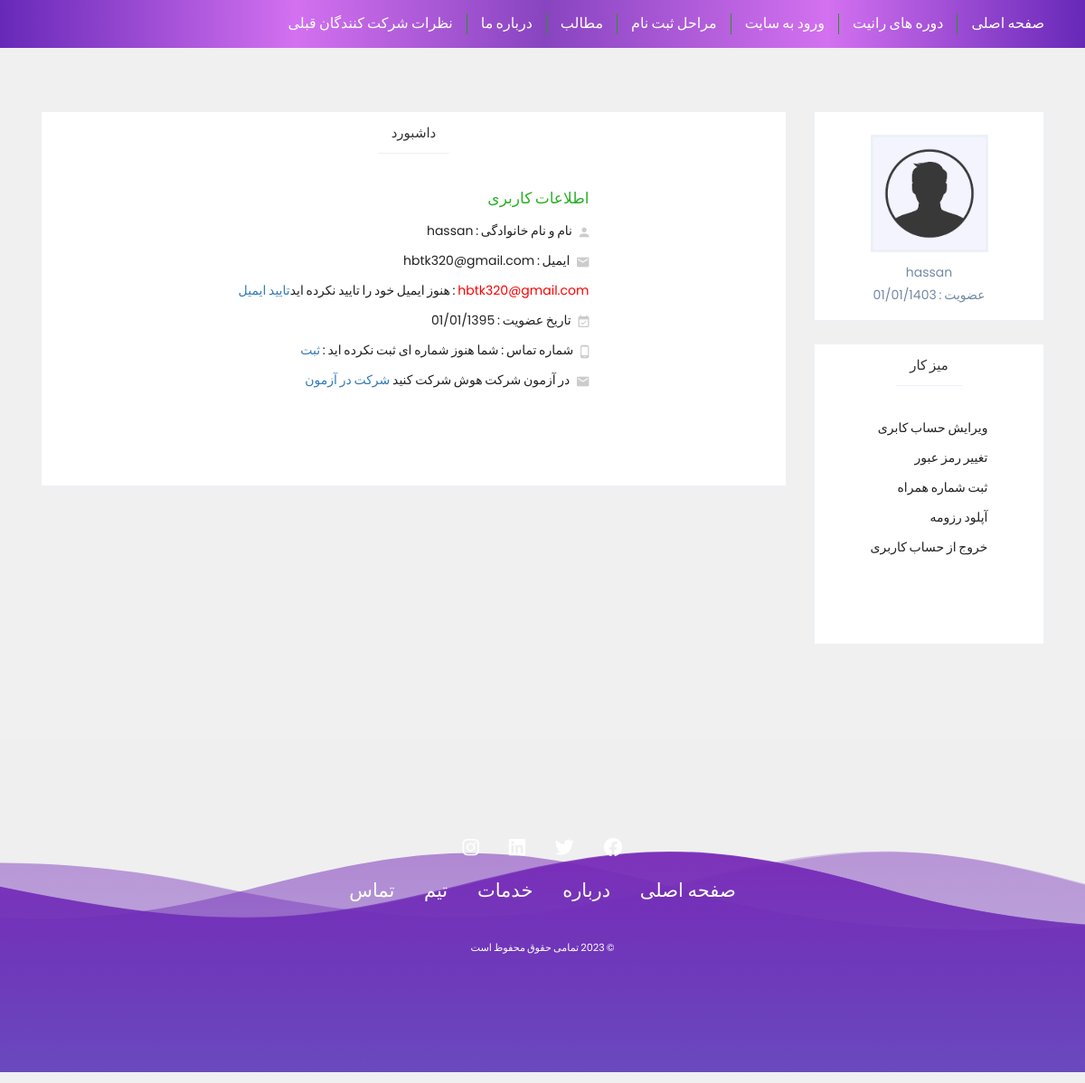
/user/account (signed in), run on the app's committed database.
### runnit_project/models.py (models this page shows, shortened)
class User(db.Model):
    user_id = db.Column(db.Integer, primary_key=True)
    firstname = db.Column(db.String(50), nullable=False)
    lastname = db.Column(db.String(50), nullable=False)
    email = db.Column(db.String(100), unique=True, nullable=False)
    email_verified = db.Column(db.Boolean, default=False)
    phone_number = db.Column(db.String(15), nullable=True)
    profile_pic = db.Column(db.String(200))
    resume = db.Column(db.String(150), nullable=True)  # Stores the resume file path
    resume_approved = db.Column(SQLAEnum(ResumeStatus), nullable=True)
    iqtest_score = db.Column(db.Integer, nullable=True)
    _password = db.Column(db.String(250), nullable=False)
    is_admin = db.Column(db.Boolean, default=False)
    is_superuser = db.Column(db.Boolean, default=False)
    is_authenticated = db.Column(db.Boolean, default=False)
    posts = db.relationship('Post', backref='user', lazy=True)
    comments = db.relationship('Comment', backref='user', lazy=True)
    ratings = db.relationship('Rating', backref='user', lazy=True)
    resume = db.relationship("Resume", back_populates="user", uselist=False)  # uselist=False ensures one-to-one
    course = db.relationship('Course', backref='user', lazy=True)
    iqtest = db.relationship('IQTest', backref='user', lazy=True)
    type = db.Column(db.String(50))
    @property
    def password(self):
        raise AttributeError("password is not a readable attribute")

class Superuser(User):
    def __init__(self, firstname, lastname, email, password, **kwargs):
        super().__init__(firstname=firstname, lastname=lastname, email=email, password=password, **kwargs)
        self.is_superuser = True

### runnit_project/routes.py (the view)
@login_required
@app.route('/user/account')
def user_account():
    user_id= session['user_id']
    user = User.query.filter_by(user_id = user_id).first()
    return render_template("account.html",user = user)

### run.py (called while the page is built, shortened)
@app.before_request
def create_initials():
    if not "language" in session:
        session["language"] = 'fa'
    global initialization_done

### runnit_project/templates/account.html (shortened to what this page needs)
{% extends './shared/base.html' %}
{% block content %}
<main>
    <div class="container">
        <div class="user-account">
            <div class="row">
                <div class="col-md-3 col-sm-4 col-xs-12">
                    <aside>
                        <div class="avatar-layer">
                            <div class="img-layer">
                                <img src="{{ url_for('static', filename=user.profile_pic.replace('static/', '').replace('runnit_project/', '').replace('\\', '/')) }}">
                            </div>
                            <div class="detail">
                                <span>  {{user.firstname}}</span>
                                <span> عضویت : 01/01/1403 </span>
                            </div>
                        </div>
                        <section>
                            <header><h3> میز کار </h3></header>
                            <div class="inner">
                                <ul>
                                    <li><a href=""> ویرایش حساب کابری </a></li>
                                    <li><a href=""> تغییر رمز عبور </a></li>
                                    <li><a href="{{url_for('enter_phone')}}"> ثبت شماره همراه</a></li>
                              <li><a href="{{url_for('upload_resume')}}"> {% if user.resume %}آپدیت رزومه{% else %} آپلود رزومه{% endif %}
                                        </a></li>
                                    <li><a href="{{url_for('logout')}}"> خروج از حساب کاربری </a></li>
                                </ul>
                            </div>
                        </section>
                    </aside>
                </div>
                <div class="col-md-9 col-sm-8 col-xs-12">
                    <section class="user-account-content">
                        <header><h1> داشبورد </h1></header>
                        <div class="inner">
                            <div class="account-information">
                                <h3> اطلاعات کاربری </h3>
                                <ul>
                                    <li> <i class="zmdi zmdi-account"></i> نام و نام خانوادگی : {{user.firstname}} {{user.latname}} </li>
                                    <li> <i class="zmdi zmdi-email"></i> ایمیل : {{user.email}}</li>
                                    <li>{% if user.email_verified == false %} <span style="color:red;" > {{user.email}}</span> : هنوز ایمیل خود را تایید نکرده اید<a href="{{url_for('verify_email')}}">تایید ایمیل</a> {% else %}<span style="color:green;" >ایمیل تایید شده</span>{% endif %}</li>
                                    <li> <i class="zmdi zmdi-calendar-check"></i> تاریخ عضویت : 01/01/1395 </li>
                                    <li> <i class="zmdi zmdi-smartphone-android"></i> شماره تماس : {%if user.phone %}{{user.phone}}{% else %}شما هنوز شماره ای ثبت نکرده اید : <a href="{{url_for('enter_phone')}}"> ثبت </a>{% endif %}</li>
                                    <li> <i class="zmdi zmdi-email"></i>{% if user.iqtest_score or user.iqtest_score == 0 %}نمره شما در تست : {{user.iqtest_score}} </li>{% else %} در آزمون شرکت هوش شرکت کنید <a href="{{url_for('submit_iq_test',user_id = user.user_id)}}">شرکت در آزمون</a>{% endif %}
                                </ul>
                            </div>
                        </div>
                    </section>
                </div>
            </div>
        </div>
    </div>
</main>
{% endblock %}

### runnit_project/templates/shared/base.html (shortened to what this page needs)
<!DOCTYPE html>
<html lang="fa">
<head>
    <link href="https://cdn.jsdelivr.net/npm/bootstrap@5.3.3/dist/css/bootstrap.min.css" rel="stylesheet"
>
    {% include "./shared/_headerREF.html" %}
</head>
<body>
    {% include "./shared/HeaderComponent2.html" %}
    <main style="min-height: calc(100vh - 200px);">
        {% block content %}{% endblock %}
    </main>
    {% include "./shared/FooterComponent.html" %}
</body>
</html>

### runnit_project/templates/shared/_headerREF.html (shortened to what this page needs)
<link rel="stylesheet" type="text/css" href="./../../static/css/bootstrap.min.css">
<link rel="stylesheet" type="text/css" href="./../../static/css/bootstrap-rtl.min.css">
<link rel="stylesheet" type="text/css" href="./../../static/css/material-design-iconic-font.min.css">
<link rel="stylesheet" type="text/css" href="./../../static/css/style.css">

### runnit_project/templates/shared/HeaderComponent2.html (shortened to what this page needs)
<div class="main-menu">
    <div class="container">
        <nav>
            <ul>
                <li><a href="{{ url_for('home') }}">صفحه اصلی  </a>
                </li>
                <li><a href="{{ url_for('courses') }}"> دوره های رانیت </a>
                </li>
                <li><a href="{{url_for('login')}}"> ورود به سایت</a></li>
                <li><a href="{{url_for('signup')}}">  مراحل ثبت نام </a>
                </li>
                <li><a href="{{url_for('all_posts')}}"> مطالب  </a></li>
                <li><a href="{{url_for('about_us')}}">  درباره ما </a></li>
                <li><a href="{{url_for('recent_users_comments')}}"> نظرات شرکت کنندگان قبلی  </a></li>
            </ul>
        </nav>
    </div>
</div>

### runnit_project/templates/shared/FooterComponent.html (shortened to what this page needs)
<!DOCTYPE html>
<html dir="rtl" lang="fa-IR">
<head>
    <link rel="stylesheet" type="text/css" href="./../../static/css/style3.css">
    <link rel="stylesheet" href="https://cdnjs.cloudflare.com/ajax/libs/font-awesome/6.4.0/css/all.min.css" />
</head>
<body>
    <footer>
        <div class="background">
        </div>
        <section>
            <ul class="socials">
                <li><a href="#" class="fa-brands fa-facebook"></a></li>
                <li><a href="#" class="fa-brands fa-twitter"></a></li>
                <li><a href="#" class="fa-brands fa-linkedin"></a></li>
                <li><a href="#" class="fa-brands fa-instagram"></a></li>
            </ul>
            <ul class="links">
                <li><a href="#">صفحه اصلی</a></li>
                <li><a href="#">درباره</a></li>
                <li><a href="#">خدمات</a></li>
                <li><a href="#">تیم</a></li>
                <li><a href="#">تماس</a></li>
            </ul>
            <p class="legal">© 2023 تمامی حقوق محفوظ است</p>
        </section>
    </footer>
</body>
</html>

### runnit_project/static/css/style.css (style rules this page uses)
html { overflow-x: hidden; }
body { margin: 0; padding: 0; font-family: 'BYekan'; font-size: 14px; word-spacing: -1px; background-color: #fff }
a:link,a:hover,a:active { text-decoration: none; outline: 0 !important }
i,span,label,a { display: inline-block; font-weight: normal; }
ul { list-style: none !important; list-style-type: none !important; margin: 0; padding: 0 }
h1,h2,h3,h4,h5,h6 { font-size: 15px; margin: 0; padding: 0 }
img { max-width: 100% }
a,i,input[type="submit"], form button { -webkit-transition : all 0.2s linear 0s; -moz-transition : all 0.2s linear 0s; -ms-transition : all 0.2s linear 0s; -o-transition : all 0.2s linear 0s; transition : all 0.2s linear 0s }
.main-menu { background-image:linear-gradient(270deg, #6728b8, #cf5ff0e0 23.78%, #7728b8db 49.83%, #cf5ff0e0 72.74%, #6728b8); position: relative; }
.main-menu nav { position: relative; }
.main-menu nav > ul > li { float: right; padding: 15px 0; position: relative; }
.main-menu nav > ul > li:first-child a { padding-right: 0 }
.main-menu nav > ul > li > a { color: #fff; padding: 0 15px; border-left: 1px solid #20991d; font-size: 16px }
.main-menu nav > ul > li:last-child > a { border-left: 0 }
main { padding: 35px 0 45px }
.user-account aside > section, .user-account .avatar-layer { border:1px solid #ecf1f8; margin-bottom: 25px; background-color: #fff }
.user-account .avatar-layer .img-layer { margin: 25px auto 0; position: relative; z-index: 1; width: 130px; height: 130px; position: relative; display: -webkit-box; display: -webkit-flex; display: -ms-flexbox; display: flex; -webkit-box-align: center; -webkit-align-items: center; -ms-flex-align: center; align-items: center; -webkit-box-pack: center; -webkit-justify-content: center; -ms-flex-pack: center; justify-content: center; }
.user-account .avatar-layer .img-layer img { width: 130px; height: 130px; border:3px solid #ecf1f8; z-index: 1; position: relative; }
.user-account .avatar-layer .detail { width: 100%; padding: 10px 0 15px; text-align: center; }
.user-account .avatar-layer .detail span { font-size: 14px; word-spacing: -1px; line-height: 25px; color: #7389a3; display: block; }
.user-account aside > section header { padding: 5px 15px; border-bottom: 1px solid #ecf1f8 }
.user-account aside > section header h3 { font-size: 15px; line-height: 35px; }
.user-account aside > section .inner { padding: 10px 15px }
.user-account aside > section .inner ul li a { display: block; font-size: 14px; line-height: 25px; padding: 4px 0; color: #222 }
.user-account .user-account-content { border:1px solid #ecf1f8; margin-bottom: 25px; background-color: #fff; }
.user-account .user-account-content > header { padding: 5px 15px; border-bottom: 1px solid #ecf1f8 }
.user-account .user-account-content > header h1 { font-size: 15px; line-height: 35px; }
.user-account .user-account-content .inner { padding: 20px }
.user-account .user-account-content .inner .account-information h3 { font-size: 17px; margin-bottom: 10px; color: #2aaf27 }
.user-account .user-account-content .inner .account-information ul li { display: block; font-size: 14px; line-height: 25px; padding: 4px 0; color: #222 }
.user-account .user-account-content .inner .account-information ul li i { margin-left: 5px; position: relative; top: 3px; font-size: 16px; color: #ccc }

### runnit_project/static/css/style3.css (style rules this page uses)
svg { position: absolute; top: 0; left: 0; width: 100%; height: 100%; transform: scaleY(3) scaleX(2.25); transform-origin: bottom; box-sizing: border-box; display: block; pointer-events: none; }
footer { position: relative; left: 0; bottom: 12px; display: flex; width: 100%; height: 370px; }
section { display: flex; flex-direction: column; justify-content: flex-end; gap: 30px; padding-bottom: 80px; padding-left: 60px; width: 100%; }
@media (width > 420px) { section { align-items: center; padding-left: 0; gap: 20px; } }
@media (width > 420px) { .links { gap: 20px; } }

### runnit_project/templates/shared/FooterComponent.html (style rules this page uses)
body { font-family: 'Poppins', sans-serif; margin: 0; padding: 0; background-color: #f0f0f0; }
footer { position: relative; color: white; text-align: center; padding: 40px 0; background: rgba(113, 81, 126, 0.002); }
.background { position: absolute; top: 0; left: 0; width: 100%; height: 100%; overflow: hidden; z-index: -1; }
.socials, .links { list-style: none; padding: 0; margin: 0; }
.socials li, .links li { display: inline; margin: 0 15px; }
.socials a, .links a { color: white; text-decoration: none; font-size: 1.5em; }
.legal { margin-top: 20px; font-size: 0.8em; }

### data on the page
Superuser: profile_pic (placeholder picture), firstname "hassan", email "hbtk320@gmail.com"
